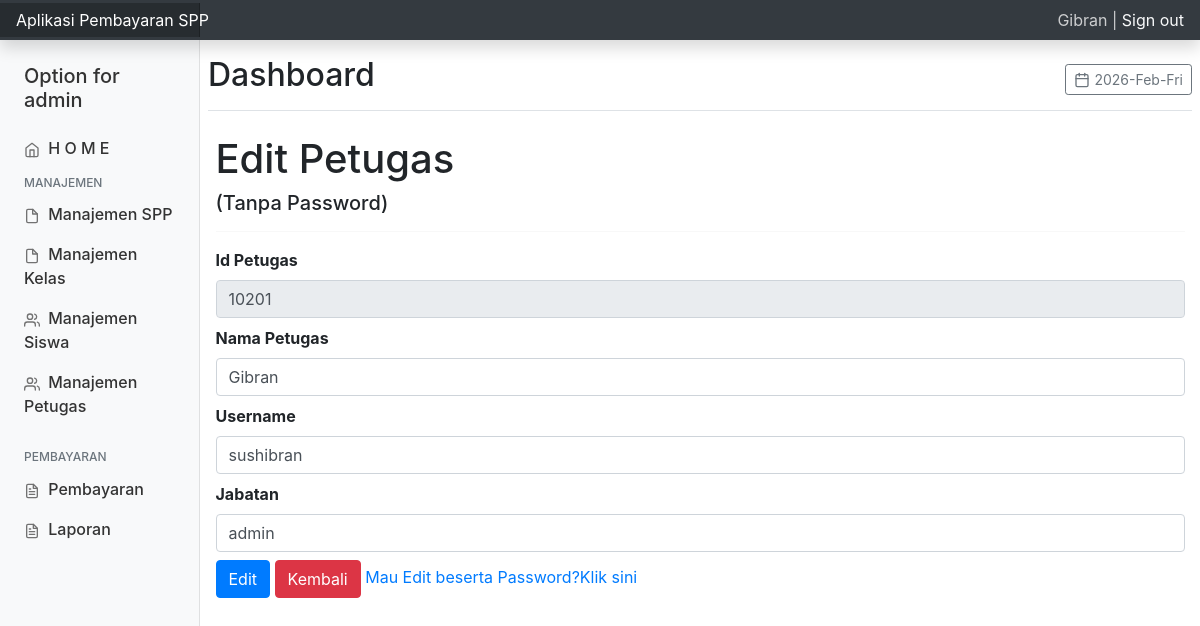
The page /petugas/index.php?url=edit_petugas&id_petugas=10201 (signed in) on the database its author committed.
### tables this page shows
CREATE TABLE `petugas` (
  `id_petugas` int(11) NOT NULL,
  `username` varchar(25) NOT NULL,
  `password` varchar(32) NOT NULL,
  `nama_petugas` varchar(35) NOT NULL,
  `level` enum('admin','petugas') NOT NULL
);

### petugas/edit_petugas.php (the view, shortened to what this page needs)
<?php
include "../koneksi.php";
$id_petugas = $_GET['id_petugas'];
$query = mysqli_query($koneksi, "SELECT * FROM petugas WHERE id_petugas=$id_petugas");
$data = mysqli_fetch_array($query);
?>
<!DOCTYPE html>
<html>
<head>
</head>
<body>
    <h1>Edit Petugas</h1>
    <h5>(Tanpa Password)</h5>
    <hr>
    <form action="?url=aksi_edit_petugas" method="post">
        <div class="form-group mb-2">
            <label>Id Petugas</label>
            <input type="text" name="id_petugas" class="form-control" value="<?php echo $data['id_petugas']; ?>" disabled />
        </div>
        <div class="form-group mb-2">
            <label>Nama Petugas</label>
            <input type="text" name="nama_petugas" class="form-control" value="<?php echo $data['nama_petugas']; ?>" required/>
        </div>
        <div class="form-group mb-2">
            <label>Username</label>
            <input type="text" name="username" class="form-control" value="<?php echo $data['username']; ?>" required/>
        </div>
        <div class="form-group mb-2">
            <label for="">Jabatan</label>
            <select name="level" id="" class="form-control" value="" required>
                <option value="<?php echo $data['level']; ?>"><?php echo $data['level']; ?></option>
            </select>
        </div>
        <div class="form-group mb-2">
            <input type="submit" value="Edit" class="btn btn-primary">
            <a href="?url=td_petugas" class="btn btn-danger" onclick="return confirm('Anda yakin akan keluar?');">Kembali</a>
            <a href="?url=edit_petugas2&id_petugas=<?= $data['id_petugas'];?>">Mau Edit beserta Password?Klik sini</a>
        </div>
</body>
</html>

### style/css/dashboard.css (style rules this page uses)
body { font-size: .875rem; }

### rows shown on the page
petugas: id_petugas "10201", nama_petugas "Gibran", username "sushibran", level "admin"

### other values the page prints
$_SESSION['nama_petugas'] "Gibran"
$_SESSION['level'] "admin"
